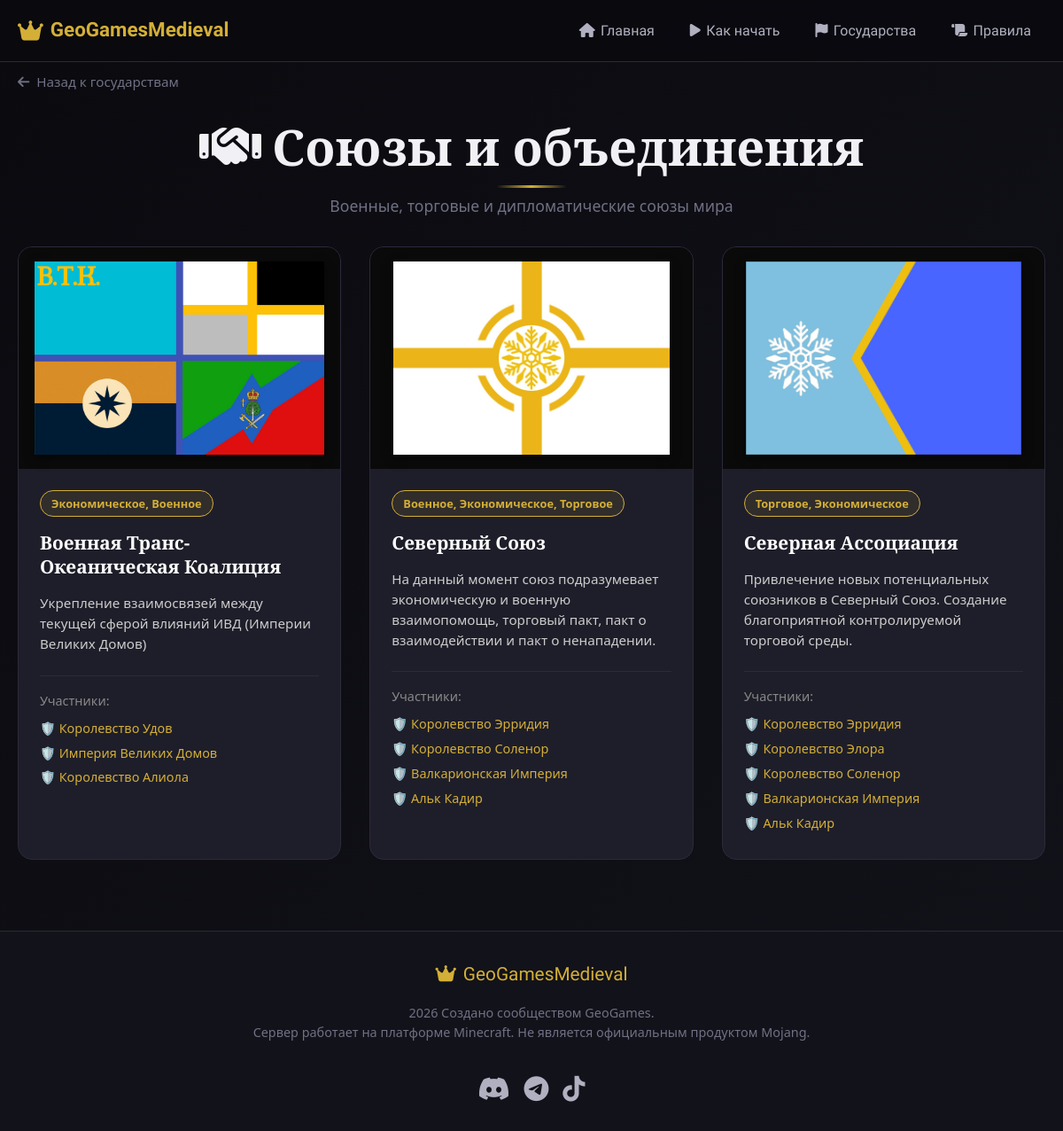
Page /alliances/ on the committed database.
### main/models.py (models this page shows, shortened)
class Alliance(models.Model):
    name = models.CharField('Название', max_length=200)
    slug = models.SlugField('Адрес страницы', unique=True)
    flag = models.CharField('Ссылка на флаг', max_length=200)
    goal = models.TextField('Цель')
    alliance_type = models.CharField('Тип', max_length=100)
    members = models.ManyToManyField(Country, verbose_name='Участники', blank=True)
    class Meta:
        verbose_name = 'Союз'
        verbose_name_plural = 'Союзы'

class Country(models.Model):
    name = models.CharField('Название', max_length=100)
    slug = models.SlugField('URL-адрес', unique=True)
    color = models.CharField('Цвет темы', max_length=50, default='#333333')
    flag = models.CharField('Путь к флагу', max_length=200, blank=True)
    region_name = models.CharField('Название регионов', max_length=50, default='Регионы')
    order = models.PositiveIntegerField('Порядок отображения', default=0)
    politics = models.TextField('Политика', blank=True)
    military = models.TextField('Военная политика', blank=True)
    income = models.TextField('Доход', blank=True)
    ruling_house = models.CharField('Правящий род', max_length=100, blank=True)
    current_ruler = models.CharField('Текущий правитель', max_length=100, blank=True)
    heir = models.CharField('Наследник', max_length=100, blank=True)
    fact = models.TextField('Интересный факт', blank=True)
    extra_data = models.JSONField('Дополнительные данные (язык, религия, тингства, уезды)', blank=True, null=True)

### main/views.py (the view)
# urls.py: path('alliances/', views.alliances, name='alliances'),
def alliances(request):
    alliances = Alliance.objects.all()
    return render(request, 'alliances.html', {'alliances': alliances})

### templates/alliances.html (shortened to what this page needs)
{% extends 'base.html' %}
{% load static %}
{% block content %}
<section class="section alliances-page">
    <div class="container">
        <a href="{% url 'main:states' %}" class="back-link">
            <i class="fas fa-arrow-left"></i> Назад к государствам
        </a>
        <h1 class="section-title scroll-reveal">
            <i class="fas fa-handshake"></i> Союзы и объединения
        </h1>
        <p class="section-subtitle scroll-reveal">
            Военные, торговые и дипломатические союзы мира
        </p>
        <div class="alliances-grid">
            {% for alliance in alliances %}
            <div class="alliance-card scroll-reveal">
                <div class="alliance-flag-wrapper">
                    <img src="{{ alliance.flag }}" alt="{{ alliance.name }}">
                </div>
                <div class="alliance-body">
                    <div class="alliance-type-tag">{{ alliance.alliance_type }}</div>
                    <h3>{{ alliance.name }}</h3>
                    <p class="alliance-goal">{{ alliance.goal }}</p>
                    <div class="alliance-members">
                        <span>Участники:</span>
                        <ul>
                            {% for member in alliance.members.all %}
                            <li>{{ member.name }}</li>
                            {% endfor %}
                        </ul>
                    </div>
                </div>
            </div>
            {% empty %}
            <p style="text-align:center; color:#888;">Союзов пока нет.</p>
            {% endfor %}
        </div>
    </div>
</section>
{% endblock %}

### templates/base.html (shortened to what this page needs)
{% load static %}
<!DOCTYPE html>
<html lang="ru">
<head>
    <link rel="stylesheet" href="https://cdnjs.cloudflare.com/ajax/libs/font-awesome/6.4.0/css/all.min.css">
    <link rel="stylesheet" href="{% static 'css/style.css' %}">
</head>
<body>
    <nav class="navbar" id="navbar">
        <div class="nav-container">
            <a href="{% url 'main:index' %}" class="nav-logo">
                <i class="fas fa-crown"></i>
                <span>GeoGamesMedieval</span>
            </a>
            <ul class="nav-menu">
                <li class="nav-item">
                    <a href="{% url 'main:index' %}" class="nav-link {% if request.resolver_match.url_name == 'index' %}active{% endif %}">
                        <i class="fas fa-home"></i> Главная
                    </a>
                </li>
                <li class="nav-item">
                    <a href="{% url 'main:how_to_start' %}" class="nav-link {% if request.resolver_match.url_name == 'how_to_start' %}active{% endif %}">
                        <i class="fas fa-play"></i> Как начать
                    </a>
                </li>
                <li class="nav-item">
                    <a href="{% url 'main:states' %}" class="nav-link {% if request.resolver_match.url_name == 'states' %}active{% endif %}">
                        <i class="fas fa-flag"></i> Государства
                    </a>
                </li>
                <li class="nav-item">
                    <a class="nav-link" href="{% url 'main:rules' %}">
                        <i class="fas fa-scroll"></i> Правила
                    </a>
                </li>
            </ul>
        </div>
    </nav>
    <main class="main-content">
        {% block content %}{% endblock %}
    </main>
    <footer class="footer">
        <div class="footer-container">
            <div class="footer-logo">
                <i class="fas fa-crown"></i>
                <span>GeoGamesMedieval</span>
            </div>
            <p class="footer-text">
                2026 Создано сообществом GeoGames.<br>
                Сервер работает на платформе Minecraft. Не является официальным продуктом Mojang.
            </p>
            <div class="footer-social">
                <a href="https://discord.gg/jMdUfvjnYM" class="social-link" title="Discord"><i class="fab fa-discord"></i></a>
                <a href="https://t.me/GeoGamesNews" class="social-link" title="Telegram"><i class="fab fa-telegram"></i></a>
                <a href="https://www.tiktok.com/@geogamesmedieval?_r=1&_t=ZS-965RSR7RlRM" class="social-link" title="TikTok"><i class="fab fa-tiktok"></i></a>
            </div>
        </div>
    </footer>
</body>
</html>

### rows in the picture
Alliance: flag (picture), alliance_type "Экономическое, Военное", name "Военная Транс-Океаническая Коалиция", goal "Укрепление взаимосвязей между текущей сферой влияний ИВД (Империи Великих Домов)"
Country: name "Королевство Удов"
Country: name "Империя Великих Домов"
Country: name "Королевство Алиола"
Alliance: flag (picture), alliance_type "Военное, Экономическое, Торговое", name "Северный Союз", goal "На данный момент союз подразумевает экономическую и военную взаимопомощь, торговый пакт, пакт о взаимодействии и пакт о ненападении."
Country: name "Королевство Эрридия"
Country: name "Королевство Соленор"
Country: name "Валкарионская Империя"
Country: name "Альк Кадир"
Alliance: flag (picture), alliance_type "Торговое, Экономическое", name "Северная Ассоциация", goal "Привлечение новых потенциальных союзников в Северный Союз. Создание благоприятной контролируемой торговой среды."
Country: name "Королевство Элора"
